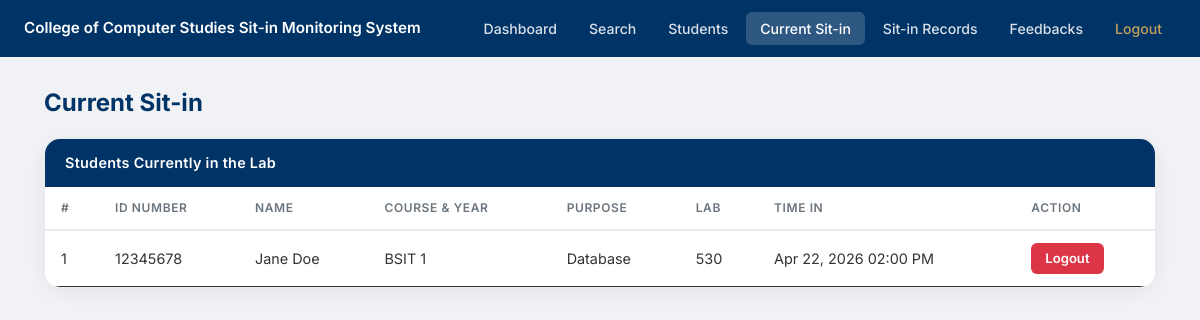
/admin/current_sitin.php (signed in), run on the app's committed database.
### tables this page shows
CREATE TABLE `sit_in_records` (
  `id` int(11) NOT NULL,
  `student_id` int(11) NOT NULL,
  `purpose` varchar(100) NOT NULL,
  `lab` varchar(20) NOT NULL,
  `time_in` datetime DEFAULT current_timestamp(),
  `time_out` datetime DEFAULT NULL,
  `feedback` text DEFAULT NULL
);

CREATE TABLE `students` (
  `id` int(11) NOT NULL,
  `id_number` varchar(10) NOT NULL,
  `first_name` varchar(50) NOT NULL,
  `last_name` varchar(50) NOT NULL,
  `course` varchar(20) NOT NULL,
  `year_level` int(11) NOT NULL,
  `email` varchar(100) NOT NULL,
  `password` varchar(255) NOT NULL,
  `profile_picture` varchar(255) DEFAULT NULL,
  `sessions_left` int(11) DEFAULT 30,
  `created_at` timestamp NOT NULL DEFAULT current_timestamp()
);

### admin/current_sitin.php (the view, shortened to what this page needs)
<?php
require_once '../includes/db.php';
require_once '../includes/header.php';
?>
<?php require_once '../includes/navbar_admin.php'; ?>
<div class="page-wrapper">
    <div class="container-fluid px-4">
        <h2 class="page-title">Current Sit-in</h2>
        <div class="card-uc">
            <div class="card-uc-header">Students Currently in the Lab</div>
            <div class="card-uc-body" style="padding:0;">
                <div class="table-responsive">
                    <table class="table table-uc mb-0">
                        <thead>
                            <tr>
                                <th>#</th>
                                <th>ID Number</th>
                                <th>Name</th>
                                <th>Course & Year</th>
                                <th>Purpose</th>
                                <th>Lab</th>
                                <th>Time In</th>
                                <th>Action</th>
                            </tr>
                        </thead>
                        <tbody>
                            <?php
                            $query = "SELECT r.id, s.id_number, s.first_name, s.last_name,
                                             s.course, s.year_level, r.purpose, r.lab, r.time_in
                                      FROM sit_in_records r
                                      JOIN students s ON r.student_id = s.id
                                      WHERE r.time_out IS NULL
                                      ORDER BY r.time_in DESC";
                            $result = mysqli_query($conn, $query);
                            if (mysqli_num_rows($result) > 0):
                                $i = 1;
                                while ($row = mysqli_fetch_assoc($result)):
                            ?>
                                <tr>
                                    <td><?= $i++ ?></td>
                                    <td><?= htmlspecialchars($row['id_number']) ?></td>
                                    <td><?= htmlspecialchars($row['first_name'] . ' ' . $row['last_name']) ?></td>
                                    <td><?= htmlspecialchars($row['course'] . ' ' . $row['year_level']) ?></td>
                                    <td><?= htmlspecialchars($row['purpose']) ?></td>
                                    <td><?= htmlspecialchars($row['lab']) ?></td>
                                    <td><?= date('M d, Y h:i A', strtotime($row['time_in'])) ?></td>
                                    <td>
                                        <form method="POST" action="/VelosoProject/logout_sitin.php"
                                              onsubmit="return confirm('Log out this student?')">
                                            <button type="submit" class="btn-danger-uc">Logout</button>
                                        </form>
                                    </td>
                                </tr>
                            <?php endwhile; endif; ?>
                        </tbody>
                    </table>
                </div>
            </div>
        </div>
    </div>
</div>
<?php require_once '../includes/footer.php'; ?>

### assets/style.css (style rules this page uses)
:root { --uc-blue: #003366; --ccs-purple: #5c2c90; --ccs-gold: #c5a059; --bg-light: #f0f2f5; --border: #e9ecef; --text-muted: #6c757d; }
body { background: var(--bg-light); font-family: 'Inter', sans-serif; min-height: 100vh; display: flex; flex-direction: column; align-items: center; justify-content: flex-start; }
.btn-danger-uc { background: #dc3545; color: white; border: none; padding: 6px 14px; font-size: 0.82rem; font-weight: 600; border-radius: 6px; transition: background 0.2s; cursor: pointer; }
.page-wrapper { width: 100%; padding: 32px 20px 60px; }
.page-title { color: var(--uc-blue); font-weight: 700; font-size: 1.5rem; margin-bottom: 20px; }
.card-uc { background: white; border-radius: 16px; border: 1px solid var(--border); box-shadow: 0 4px 20px rgba(0, 0, 0, 0.06); overflow: hidden; }
.card-uc-header { background: var(--uc-blue); color: white; font-weight: 600; font-size: 0.9rem; padding: 13px 20px; letter-spacing: 0.02em; }
.card-uc-body { padding: 24px; }
.table-uc { width: 100%; border-collapse: collapse; font-size: 0.9rem; }
.table-uc thead tr { background-color: transparent; border-bottom: 2px solid var(--border); }
.table-uc thead th { padding: 12px 16px; color: var(--text-muted); font-weight: 600; font-size: 0.75rem; text-transform: uppercase; letter-spacing: 0.05em; white-space: nowrap; }
.table-uc tbody tr { border-bottom: 1px solid var(--border); transition: background 0.15s; }
.table-uc tbody tr:last-child { border-bottom: none; }
.table-uc tbody td { padding: 12px 16px; vertical-align: middle; color: #333; }

### data on the page
sit_in_records: student.id_number "12345678", student.last_name "Jane Doe", student.year_level "BSIT 1", purpose "Database", lab "530", time_in "Apr 22, 2026 02:00 PM"
